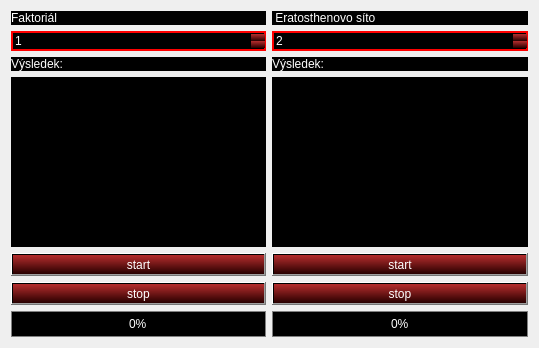
<?xml version="1.0" encoding="UTF-8"?>
<ui version="4.0">
 <class>MainWindow</class>
 <widget class="QMainWindow" name="MainWindow">
  <property name="geometry">
   <rect>
    <x>0</x>
    <y>0</y>
    <width>539</width>
    <height>348</height>
   </rect>
  </property>
  <property name="windowTitle">
   <string>MainWindow</string>
  </property>
  <property name="styleSheet">
   <string notr="true">QLabel, QPlainTextEdit, MainWindow, QSpinBox {
	background-color: black;
	color: white;
}

QProgressBar {
border: 1px solid gray;
background: black;
padding: 1px;
color: white;
text-align: center;
}

QProgressBar::chunk:horizontal {
background: qlineargradient(spread:pad, x1:1, y1:0, x2:0, y2:0, stop:0.0504587 rgba(175, 43, 43, 255), stop:0.977064 rgba(43, 0, 0, 255), stop:0.995413 rgba(43, 0, 0, 255), stop:1 rgba(175, 43, 43, 255));
color: white;
text-align: center;
}

QSpinBox
{
    border-width: 2px;
    border-style: solid;
    border-color : red;
}

QSpinBox::up-button, QSpinBox::down-button  {
	background: qlineargradient(spread:pad, x1:0, y1:0, x2:0, y2:1, stop:0.0504587 rgba(175, 43, 43, 255), stop:0.977064 rgba(43, 0, 0, 255), stop:0.995413 rgba(43, 0, 0, 255), stop:1 rgba(175, 43, 43, 255));
	color: white;
}

QPushButton {
	background-color: qlineargradient(spread:pad, x1:0, y1:0, x2:0, y2:1, stop:0.0504587 rgba(175, 43, 43, 255), stop:0.977064 rgba(43, 0, 0, 255), stop:0.995413 rgba(43, 0, 0, 255), stop:1 rgba(175, 43, 43, 255));
	color: white;
}</string>
  </property>
  <widget class="QWidget" name="centralWidget">
   <property name="sizePolicy">
    <sizepolicy hsizetype="Expanding" vsizetype="Expanding">
     <horstretch>0</horstretch>
     <verstretch>0</verstretch>
    </sizepolicy>
   </property>
   <layout class="QGridLayout" name="gridLayout">
    <item row="0" column="0">
     <layout class="QVBoxLayout" name="verticalLayout_2">
      <item>
       <widget class="QLabel" name="label">
        <property name="text">
         <string>Faktoriál</string>
        </property>
       </widget>
      </item>
      <item>
       <widget class="QSpinBox" name="factInput">
        <property name="minimum">
         <number>1</number>
        </property>
        <property name="maximum">
         <number>20</number>
        </property>
       </widget>
      </item>
      <item>
       <widget class="QLabel" name="label_3">
        <property name="text">
         <string>Výsledek:</string>
        </property>
       </widget>
      </item>
      <item>
       <widget class="QPlainTextEdit" name="factOutput"/>
      </item>
      <item>
       <widget class="QPushButton" name="factPauseResume">
        <property name="text">
         <string>start</string>
        </property>
       </widget>
      </item>
      <item>
       <widget class="QPushButton" name="factStopBu">
        <property name="text">
         <string>stop</string>
        </property>
       </widget>
      </item>
      <item>
       <widget class="QProgressBar" name="factProgressBar">
        <property name="value">
         <number>0</number>
        </property>
       </widget>
      </item>
     </layout>
    </item>
    <item row="0" column="1">
     <layout class="QVBoxLayout" name="verticalLayout">
      <item>
       <widget class="QLabel" name="label_2">
        <property name="text">
         <string> Eratosthenovo síto</string>
        </property>
       </widget>
      </item>
      <item>
       <widget class="QSpinBox" name="eratInput">
        <property name="styleSheet">
         <string notr="true"/>
        </property>
        <property name="minimum">
         <number>2</number>
        </property>
        <property name="maximum">
         <number>9999</number>
        </property>
       </widget>
      </item>
      <item>
       <widget class="QLabel" name="label_4">
        <property name="text">
         <string>Výsledek:</string>
        </property>
       </widget>
      </item>
      <item>
       <widget class="QPlainTextEdit" name="eratOutput"/>
      </item>
      <item>
       <widget class="QPushButton" name="eratPauseResume">
        <property name="text">
         <string>start</string>
        </property>
       </widget>
      </item>
      <item>
       <widget class="QPushButton" name="eratStop">
        <property name="text">
         <string>stop</string>
        </property>
       </widget>
      </item>
      <item>
       <widget class="QProgressBar" name="eratProgressBar">
        <property name="maximum">
         <number>200</number>
        </property>
        <property name="value">
         <number>0</number>
        </property>
       </widget>
      </item>
     </layout>
    </item>
   </layout>
  </widget>
 </widget>
 <layoutdefault spacing="6" margin="11"/>
 <resources/>
 <connections/>
</ui>
